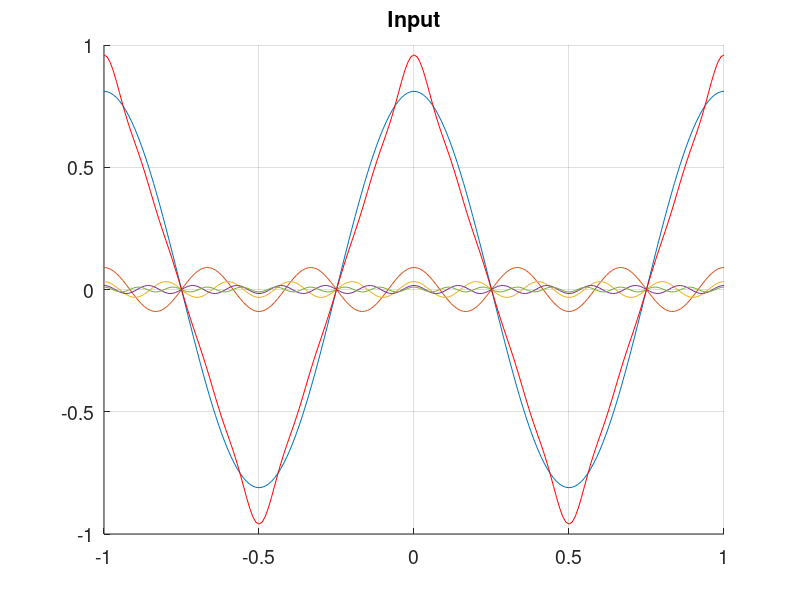
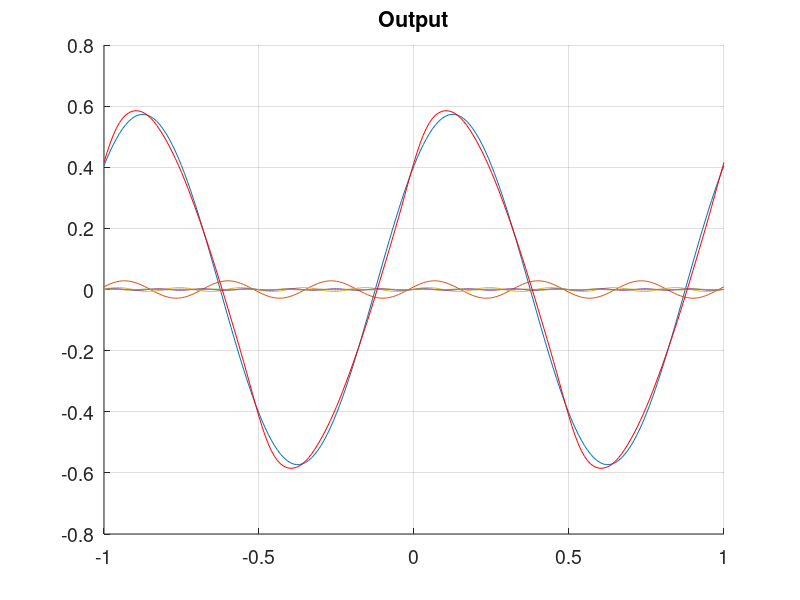

Here is the MATLAB script that generated these plots, in order:
% e5_5_triangle_Fourier.m     
% Fourier series for triangle into to RC lowpass, and lowpass output
clear; close all; set(0,'defaultAxesFontSize',14); fpv=[100 100 600 180];

T0 = 1 ;             % period of input wave
t=[-1*T0:0.01:1*T0]; % 2 periods of wave
terms = 5;           % number of highest harmonic to calculate and plot
x = zeros(terms, length(t));  xo = zeros(terms, length(t));

for n = 1:2:2*terms-1
    x(n,1:end)= 8/(n^2*pi^2)*cos(2*n*pi*t/T0);  % even triangle wave Fourier series
    xo(n,1:end) =1/sqrt(1+n^2)*8/(n^2*pi^2)*cos(2*n*pi*t/T0 -atan(n)); %output
end

figure('position',fpv), hold on, title('Input'),
 for n = 1:2:2*terms-1
  plot(t, x(n,:)),grid on,       % plot harmonics
 end 
 plot(t, sum(x),'r'), hold off  % plot sum
 
figure('position',fpv), hold on, title('Output'),
  for n = 1:2:2*terms-1
   plot(t, xo(n,:)),grid on,
  end
  plot(t, sum(xo),'r'), hold off  % plot sum
  
